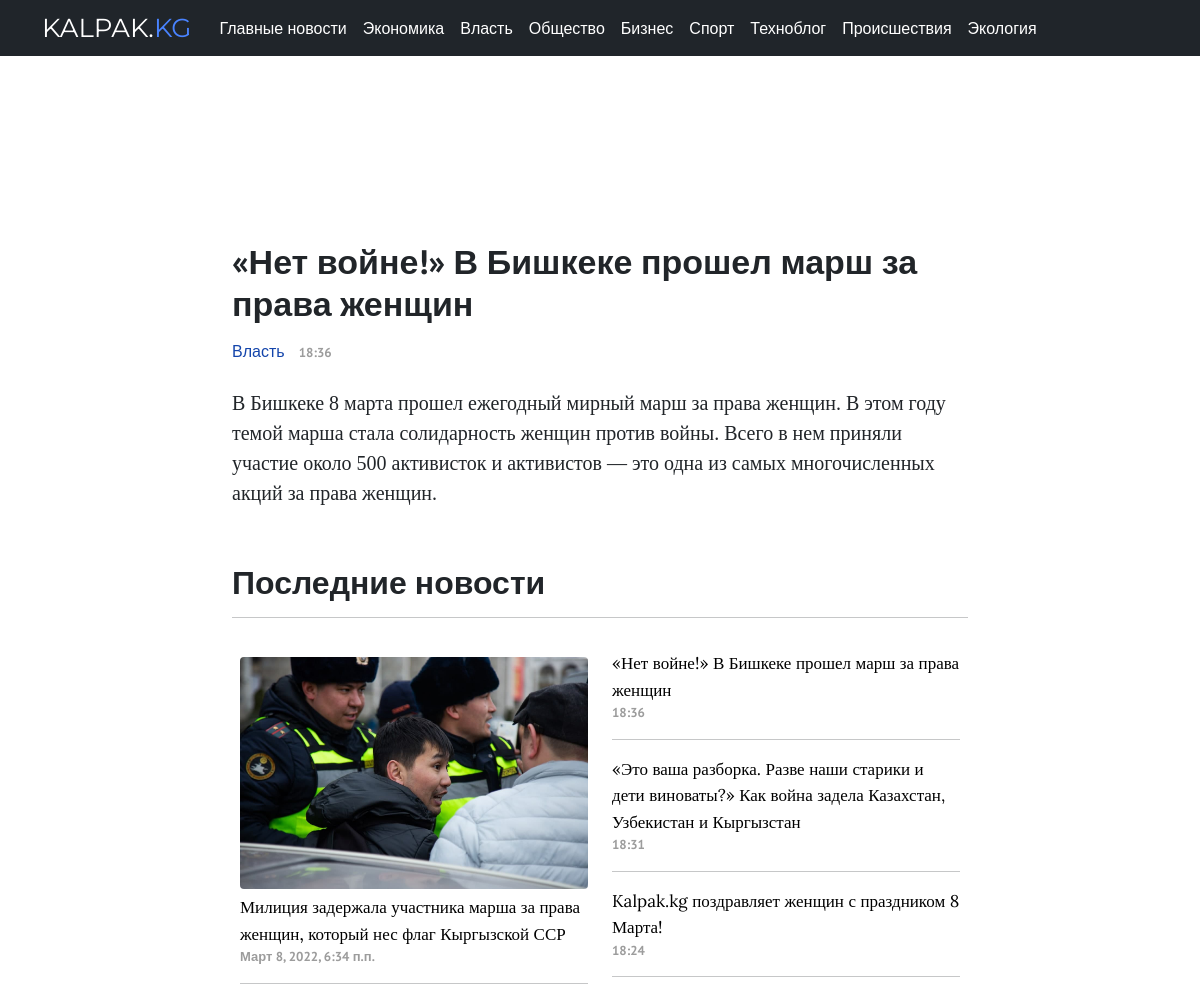
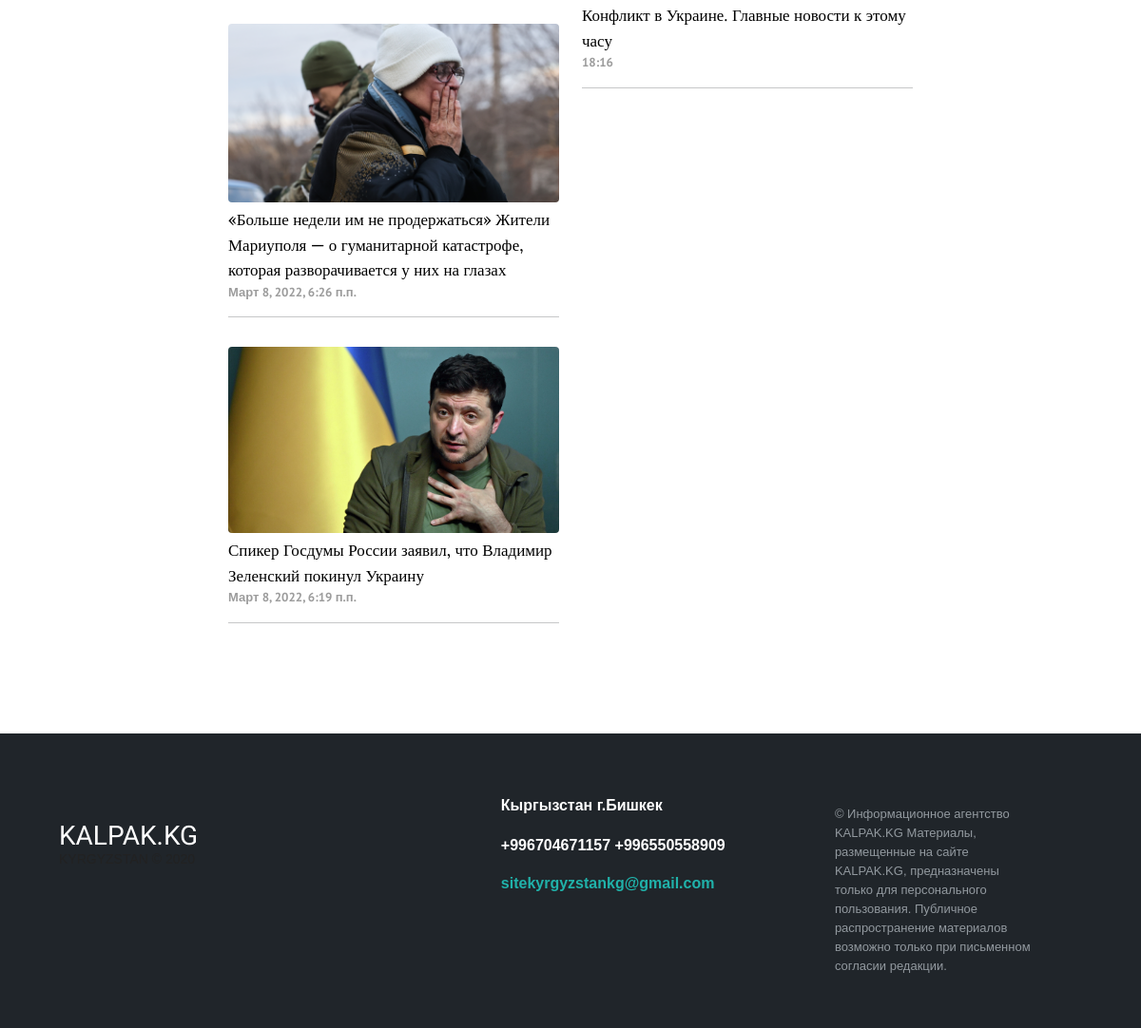
The page /article/net-vojne-v-bishkeke-proshel-marsh-za-prava-zhenshin/ on the database its author committed (2 pictures, top to bottom).
### core/models.py (models this page shows, shortened)
class HeadingArticle(models.Model):
    title = models.CharField(max_length=255)
    class Meta:
        verbose_name = "Рубрика"
        verbose_name_plural = "Рубрики"
    def __str__(self):
        return self.title

class Article(models.Model):
    title = models.CharField(max_length=255, null=True, blank=True)
    text = models.TextField()
    slug = models.SlugField(max_length=255, unique=True, db_index=True, verbose_name="URL", null=True, blank=True)
    author = models.ForeignKey(
        to="Author",
        on_delete=models.SET_NULL,
        null=True, blank=True,
        related_name="article",
        verbose_name=_("Автор")
    )
    heading = models.ForeignKey(
        to="HeadingArticle",
        on_delete=models.PROTECT,
        null=True,
        related_name="article",
        verbose_name=_("Рубрика")
    )
    readers = models.ManyToManyField(
        to=User,
        related_name="readed_articles",
        blank=True,
        verbose_name=_("Читатели")
    )
    views = models.IntegerField(default=0, verbose_name=_("Просмотры"))
    created_at = models.DateTimeField(
        auto_now_add=True,
        null=True,
    )
    main_article = models.BooleanField(default=False, verbose_name=_("Первая новость"))
    margin_article_text = models.BooleanField(default=False, verbose_name=_("Ровнительные новости"))
    text_article = models.BooleanField(default=False, verbose_name=_("Текстовые новости"))
    center_article = models.BooleanField(default=False)
    carousel_block = models.BooleanField(default=False, verbose_name=_("Новости в чёрном блоке"))
    right_panel_article = models.BooleanField(default=False, verbose_name=_("Главные новости"))
    pagination_article = models.BooleanField(default=False, verbose_name=_("Текстовые новости на второй странице"))
    pagination_picture_article = models.BooleanField(default=False, verbose_name=("Новости для вторых страниц с картинками"))
    updated_at = models.DateTimeField(auto_now=True)
    is_active = models.BooleanField(default=True)
    picture = models.ImageField(
        upload_to="articles_image",
        null=True, blank=True,
        verbose_name="Главная картинка статьи"
    )

### core/views.py (the view)
# urls.py: path('article/<slug:article_slug>/', article_page, name="article"),
def article_page(request, article_slug):
    article = get_object_or_404(Article, slug=article_slug)
    articles = Article.objects.all()
    obj = Carousel.objects.all()
    articles = Article.objects.order_by('-created_at')
    heading = HeadingArticle.objects.all()
    context = {
        "obj": obj,
        "article": article,
        "articles": articles,
        "heading": heading
    }
    return render(request, "article.html", context=context)

### core/templates/article.html (shortened to what this page needs)
{% extends 'base.html' %}
{% block content %}
<div class="container">
    <div class="row">
        <div class="col-md-2"></div>
        <div class="col-md-8">
            <div class="mt-8">
                <div class="ads_block">
                </div>
            </div>
            <h1 class="zago_main01 mt-7">{{ article.title }}</h1>
            <a href="#" class="text-link2 d-inline">{{ article.heading }}</a>
            <p class="date_time d-inline ml-5">{{ article.created_at|date:"H:i" }}</p>
            {% autoescape off %}
            <p class="article_text2">{{ article.text|linebreaksbr }}</p>
            {% endautoescape %}
        </div>
    </div>
</div>
<div class="container">
  <div class="row">
    <div class="col-md-2"></div>
    <div class="col-md-8">
      <h2 class="mt-7 news">Последние новости</h2>
      <hr class="mb-4">
    </div>
    <div class="col-md-2"></div>
</div>
<div class="container">
    <div class="row">
      <div class="col-md-2"></div>
      <div class="col-md-4">
        {% for article in articles %}
            {% if article.main_article %}
                <img class="img-fluid img-m2" {% if article.picture %} src="{{ article.picture.url }}" {% endif %} alt="...">
                <h1 class="revolut"><a href="{% url 'article' article.slug %}" class="link-text3">{{ article.title }}</a></h1>
                <p class="date_time">{{ article.created_at }}</p>
                <hr>
            {% endif %}
          {% endfor %}
      </div>
      <div class="col-md-4 mt-2">
        {% for article in articles %}
          {% if article.right_panel_article %}
            <h1 class="revolut"><a href="{% url 'article' article.slug %}" class="link-text2">{{ article.title }}</a></h1>
            <p class="date_time">{{ article.created_at|date:"H:i" }}</p>
            <hr>
          {% endif %}
        {% endfor %}
      </div>
      <div class="col-md-2"></div>
    </div>
  </div>
</div>
{% endblock %}

### core/templates/base.html (shortened to what this page needs)
{% load static %}
<!DOCTYPE html>
<html lang="en">
<head>
    <link rel="stylesheet" type="text/css" href="{% static 'style.css' %}?{% now "U" %}">
    <link href="https://cdn.jsdelivr.net/npm/bootstrap@5.1.3/dist/css/bootstrap.min.css" rel="stylesheet">
<link href="/docs/5.1/dist/css/bootstrap.min.css" rel="stylesheet">
<body>
  <nav class="navbar fixed-top navbar-expand-lg navbar-dark bg-custom">
      <div class="container">
        <a class="logo" href="{% url 'main' %}">KALPAK.<p class="kg d-inline">KG</p></a>
        <div class="collapse navbar-collapse" id="navbarNav">
          <ul class="navbar-nav linkss">
            <li class="nav-item">
              <a class="nav-link text-white" aria-current="page" href="{% url 'right_panel_articles' %}">Главные новости</a>
            </li>
          {% for headings in heading %}
            <li class="nav-item">
              <a class="nav-link text-white" href="{% url 'heading' headings.id %}">{{ headings.title }}</a>
            </li>
          {% endfor %}
          </ul>
        </div>
      </div>
  </nav>
  {% block content %}
  {% endblock %}
<footer class="footer-distributed mt-8">
  <div class="container">
  <div class="footer-left">
  <br>
  <br>
  <h3>KALPAK.KG</h3>
  <p class="footer-company-name">KYRGYZSTAN © 2020</p>
  </div>
  <div class="footer-center">
  <div>
      <p>Кыргызстан г.Бишкек</p>
  </div>
  <div>
      <p>+996704671157</p>
      <p>+996550558909</p>
  </div>
  <div>
      <p><a href="mailto:support@company.com">sitekyrgyzstankg@gmail.com</a></p>
  </div>
  </div>
  <div class="footer-right">
  <p class="footer-company-about">
      © Информационное агентство KALPAK.KG
Материалы, размещенные на сайте KALPAK.KG, предназначены только для персонального пользования. Публичное распространение материалов возможно только при письменном согласии редакции.
  </p>
  </div>
  </div>
</footer>
</head>
</body>
</html>

### core/static/style.css (style rules this page uses)
body { background-color: #e8e8e8; }
.logo { font-family: 'Montserrat', sans-serif; font-size: 26px; text-decoration: none; color: white; margin-right: 20px; }
.linkss { font-family: 'PT Sans', sans-serif; font-weight: normal; }
.mt-8 { margin-top: 100px; }
.zago_main01 { font-family: 'PT Sans', Arial, Helvetica, sans-serif; font-size: 34px; font-weight: bold; line-height: 42px; display: block; margin-bottom: 15px; }
.text-link2 { color: #1445ab; text-decoration: none; font-family: 'PT Sans', sans-serif; font-weight: normal; display: block; }
.img-fluid { border-radius: 4px; }
.img-m2 { margin-bottom: 5px; margin-top: 15px; }
.link-text2 { text-decoration: none; color: black; transition-duration: 0.3s; font-family: 'Lora', serif; font-size: 17px; font-weight: normal; }
.revolut { font-size: 17px; display: table-cell; line-height: 1.5em; }
.link-text3 { text-decoration: none; color: black; transition-duration: 0.3s; font-family: 'Lora', serif; }
.date_time { color: #9c9c9c; font-family: 'PT Sans', sans-serif; font-weight: bolder; font-size: 13px; }
.kg { color: #4983ff; }
.mt-7 { margin-top: 50px; }
.news { font-family: 'PT Sans', sans-serif; font-weight: bolder; }
.ads_block { width: 100%; height: 90px; color: white; text-align: center; font-size: 55px; }
.article_text2 { font-family: 'Source Serif Pro', serif; font-size: 20px; font-weight: normal; margin-top: 25px; margin-bottom: 5px; }
.ml-5 { margin-left: 10px; }
.footer-distributed { background: #20252a; box-shadow: 0 1px 1px 0 rgba(0, 0, 0, 0.12); box-sizing: border-box; width: 100%; text-align: left; font: bold 16px sans-serif; padding: 55px 50px; }
.footer-distributed .footer-left, .footer-distributed .footer-center, .footer-distributed .footer-right { display: inline-block; vertical-align: top; }
.footer-distributed .footer-left { width: 40%; }
.footer-distributed h3 { color: #ffffff; font-family: 'Montserrat Alternates', sans-serif; margin: 0; }
.footer-distributed .footer-company-name { color: #222; font-size: 14px; font-weight: normal; margin: 0; }
.footer-distributed .footer-center { width: 35%; }
.footer-distributed .footer-center p { display: inline-block; color: #ffffff; vertical-align: middle; margin:0; }
.footer-distributed .footer-center p a { color: lightseagreen; text-decoration: none;; }
.footer-distributed .footer-right { width: 20%; }
.footer-distributed .footer-company-about { line-height: 20px; color: #92999f; font-size: 13px; font-weight: normal; margin: 0; }
.bg-custom { background-color: #20252a; }

### core/templates/base.html (style rules this page uses)
body { background: #faf7f7; }

### rows shown on the page
HeadingArticle: title "Экономика"
HeadingArticle: title "Власть"
HeadingArticle: title "Общество"
HeadingArticle: title "Бизнес"
HeadingArticle: title "Спорт"
HeadingArticle: title "Техноблог"
HeadingArticle: title "Происшествия"
HeadingArticle: title "Экология"
Article: title "«Нет войне!» В Бишкеке прошел марш за права женщин", heading "Власть", created_at "18:36", text "В Бишкеке 8 марта прошел ежегодный мирный марш за права женщин. В этом году темой марша стала солидарность женщин против войны. Всего в нем приняли участие около 500 активисток и активистов — это одна из самых многочисленных акций за права женщин."
Article: picture (picture), title "Милиция задержала участника марша за права женщин, который нес флаг Кыргызской ССР", created_at "Март 8, 2022, 6:34 п.п."
Article: picture (picture), title "«Больше недели им не продержаться» Жители Мариуполя — о гуманитарной катастрофе, которая разворачивается у них на глазах", created_at "Март 8, 2022, 6:26 п.п."
Article: picture (picture), title "Спикер Госдумы России заявил, что Владимир Зеленский покинул Украину", created_at "Март 8, 2022, 6:19 п.п."
Article: title "«Это ваша разборка. Разве наши старики и дети виноваты?» Как война задела Казахстан, Узбекистан и Кыргызстан", created_at "18:31"
Article: title "Kalpak.kg поздравляет женщин с праздником 8 Марта!", created_at "18:24"
Article: title "Конфликт в Украине. Главные новости к этому часу", created_at "18:16"
